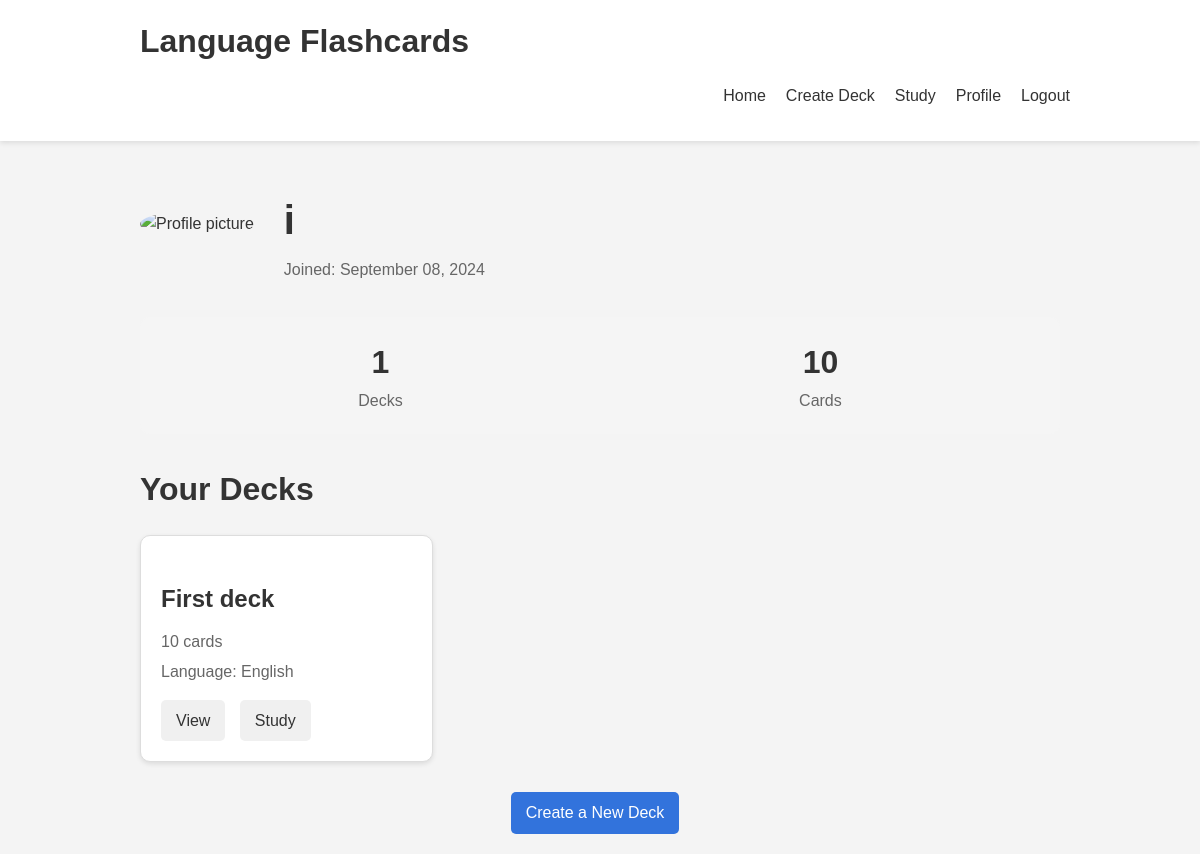
The app's page /profile/ (signed in), older data.
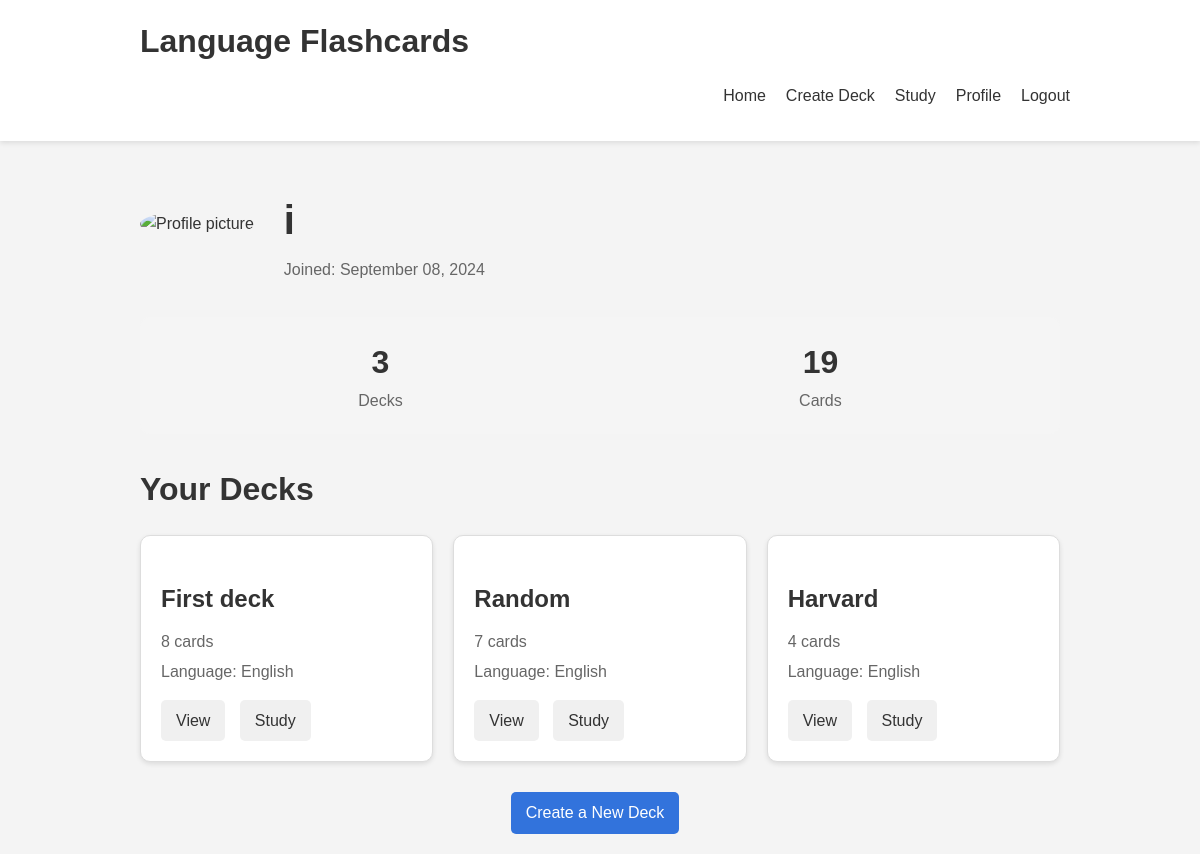
The same page, newer data.
### flashcards/models.py (models this page shows, shortened)
class Deck(models.Model):
    user = models.ForeignKey(User, on_delete=models.CASCADE)
    name = models.CharField(max_length=100)
    language = models.CharField(max_length=50)
    created_at = models.DateTimeField(auto_now_add=True)

### flashcards/views.py (the view)
# urls.py: path('profile/', views.profile, name='profile'),
@login_required
def profile(request):
    decks = Deck.objects.filter(user=request.user)
    total_cards = Flashcard.objects.filter(deck__user=request.user).count()
    context = {
        'decks': decks,
        'total_cards': total_cards,
    }
    return render(request, 'flashcards/profile.html', context)

### flashcards/templates/flashcards/profile.html (shortened to what this page needs)
{% extends 'flashcards/base.html' %}
{% block content %}
<div class="profile-container">
    <div class="profile-header">
        <div class="profile-avatar">
            <img src="https://as2.ftcdn.net/v2/jpg/05/89/93/27/1000_F_589932782_vQAEAZhHnq1QCGu5ikwrYaQD0Mmurm0N.jpg" alt="Profile picture">
        </div>
        <div class="profile-info">
            <h1>{{ user.username }}</h1>
            <p>Joined: {{ user.date_joined|date:"F d, Y" }}</p>
        </div>
    </div>
    <div class="stats-container">
        <div class="stat-item">
            <span class="stat-value">{{ decks.count }}</span>
            <span class="stat-label">Decks</span>
        </div>
        <div class="stat-item">
            <span class="stat-value">{{ total_cards }}</span>
            <span class="stat-label">Cards</span>
        </div>
    </div>
    <h2>Your Decks</h2>
    <div class="decks-container">
        {% for deck in decks %}
        <div class="deck-card">
            <h3>{{ deck.name }}</h3>
            <p>{{ deck.flashcard_set.count }} cards</p>
            <p>Language: {{ deck.language }}</p>
            <div class="deck-actions">
                <a href="{% url 'deck_detail' deck.id %}" class="button">View</a>
                <a href="{% url 'study_deck' deck.id %}" class="button">Study</a>
            </div>
        </div>
        {% empty %}
        <p class="no-decks">You haven't created any decks yet.</p>
        {% endfor %}
    </div>
    <div class="create-deck">
        <a href="{% url 'create_deck' %}" class="button primary">Create a New Deck</a>
    </div>
</div>
{% endblock %}

Row changes from the older to the newer data that the page shows:
computed for Deck "First deck": flashcard_set.count "10" → "8"
added Deck: name "Random", flashcard_set.count "7", language "English"
added Deck: name "Harvard", flashcard_set.count "4", language "English"
Text that changed along with them:
{{ decks.count }}: "1" → "3"
{{ total_cards }}: "10" → "19"
